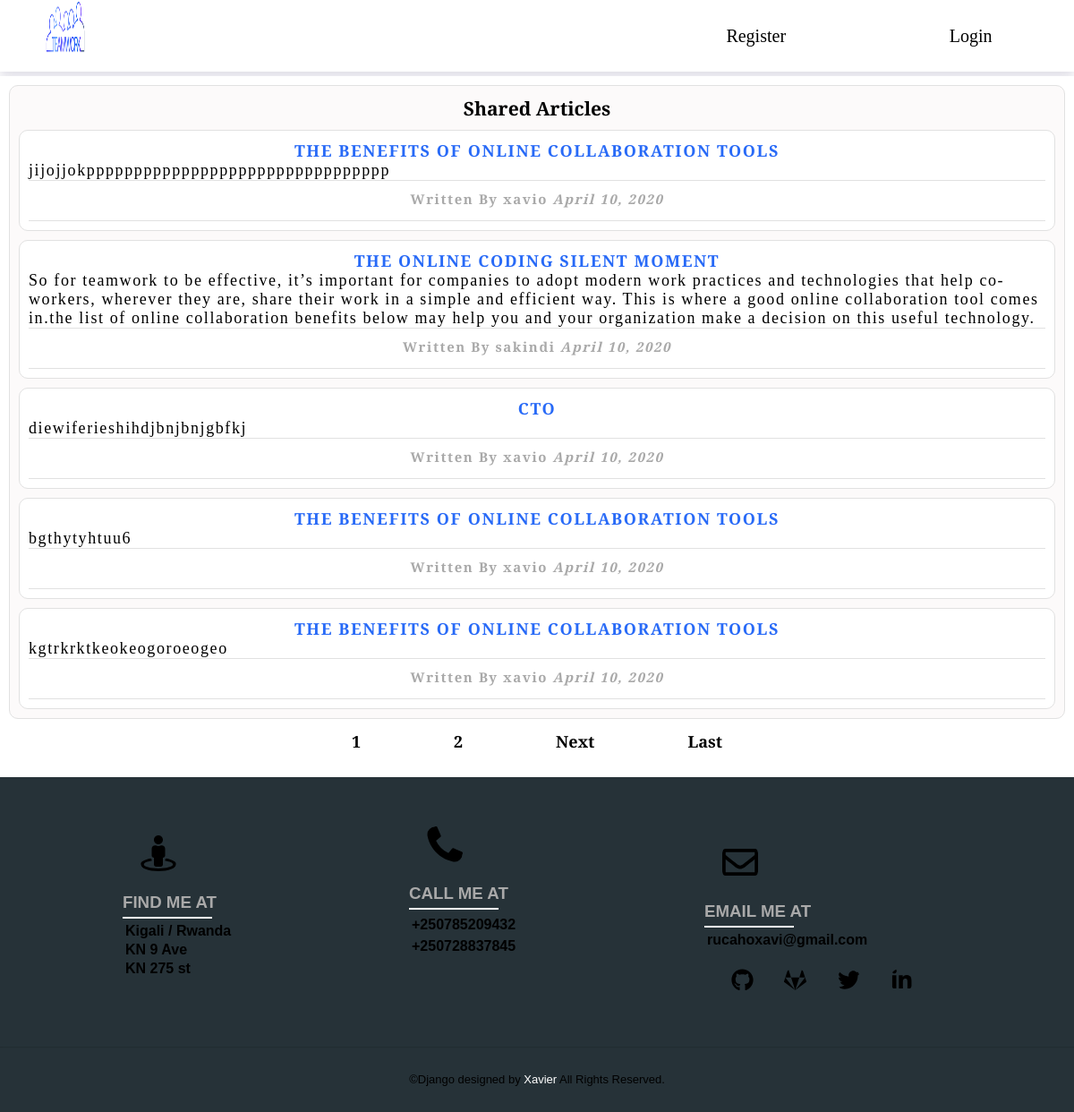
Before: / with the older database file.
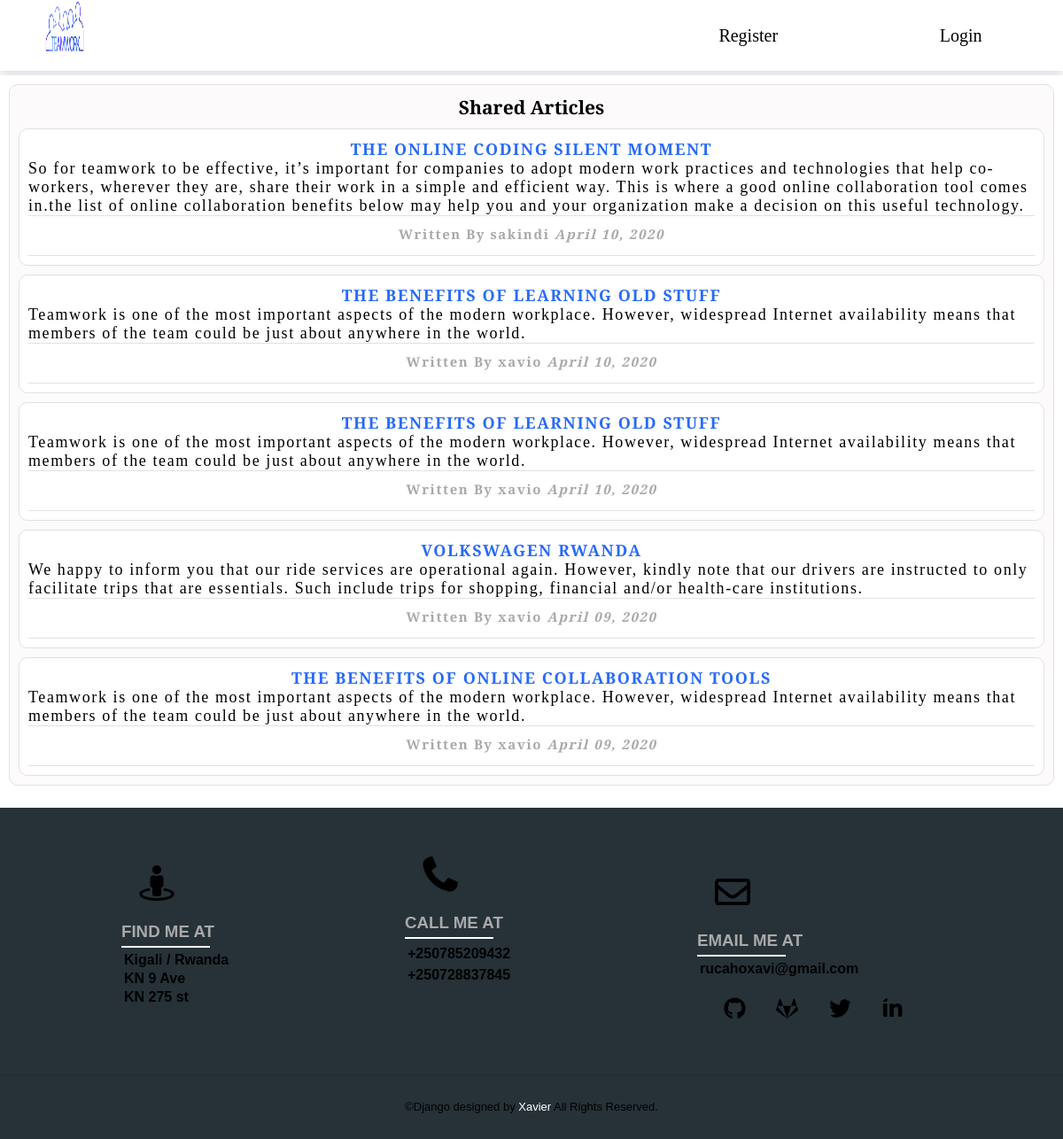
After: the same page with the newer database file.
### workdjango/models.py (models this page shows, shortened)
class Post(models.Model):
    title = models.CharField(max_length=100)
    content = models.TextField()
    date_posted = models.DateTimeField(default=timezone.now)
    author = models.ForeignKey(User, on_delete=models.CASCADE)

### workdjango/views.py (the view)
# urls.py: path('', PostListView.as_view(), name='blog-home'),
class PostListView(ListView):
    model = Post
    template_name = 'workdjango/home.html'
    context_object_name = 'posts'
    ordering = ['-date_posted']
    paginate_by = 5

### workdjango/templates/workdjango/home.html (shortened to what this page needs)
 {% extends "workdjango/base.html" %}
{% block content %}
<div class="shared-article-page">
  <div class="shared-form">
   <h3>Shared Articles</h3>
 {% for post in posts %}
<div class="info-card">
<a href="{% url 'post-detail' post.id %}"><h4>{{ post.title }}</h4></a>
<p> {{ post.content }}</p>
<div class="more">
<h5 class="author">Written By {{ post.author }} <i class="date">{{ post.date_posted|date:"F d, Y" }}</i></h5>
</div>
</div>
{% endfor %}
</div>
<div class="pagination">
  {% if is_paginated %}
  {% for num in page_obj.paginator.page_range %}
    {% if page_obj.number == num %}
      <a href="?page={{ num }}">{{ num }}</a>
    {% elif num > page_obj.number|add:'-3' and num < page_obj.number|add:'3' %}
      <a href="?page={{ num }}">{{ num }}</a>
    {% endif %}
  {% endfor %}
  {% if page_obj.has_next %}
    <a href="?page={{ page_obj.next_page_number }}">Next</a>
    <a href="?page={{ page_obj.paginator.num_pages }}">Last</a>
  {% endif %}
{% endif %}
   </div>
</div>
{% endblock content %}

Changed rows visible on the page:
removed Post: title "THE BENEFITS OF ONLINE COLLABORATION TOOLS", content "jijojjokpppppppppppppppppppppppppppppppp", author "xavio", date_posted "April 10, 2020"
removed Post: title "CTO", content "diewiferieshihdjbnjbnjgbfkj", author "xavio", date_posted "April 10, 2020"
removed Post: title "THE BENEFITS OF ONLINE COLLABORATION TOOLS", content "bgthytyhtuu6", author "xavio", date_posted "April 10, 2020"
removed Post: title "THE BENEFITS OF ONLINE COLLABORATION TOOLS", content "kgtrkrktkeokeogoroeogeo", author "xavio", date_posted "April 10, 2020"
now on this page (row unchanged): Post: title "THE BENEFITS OF LEARNING OLD STUFF", content "Teamwork is one of the most important aspects of the modern workplace. However, widespread Internet availability means that members of the team could be just about anywhere in the world.", author "xavio", date_posted "April 10, 2020"
now on this page (row unchanged): Post: title "THE BENEFITS OF LEARNING OLD STUFF", content "Teamwork is one of the most important aspects of the modern workplace. However, widespread Internet availability means that members of the team could be just about anywhere in the world.", author "xavio", date_posted "April 10, 2020"
now on this page (row edited): Post: title "VOLKSWAGEN RWANDA", content "We happy to inform you that our ride services are operational again. However, kindly note that our drivers are instructed to only facilitate trips that are essentials. Such include trips for shopping, financial and/or health-care institutions.", author "xavio", date_posted "April 09, 2020"
now on this page (row unchanged): Post: title "THE BENEFITS OF ONLINE COLLABORATION TOOLS", content "Teamwork is one of the most important aspects of the modern workplace. However, widespread Internet availability means that members of the team could be just about anywhere in the world.", author "xavio", date_posted "April 09, 2020"
Other visible differences:
list line gone: "1"
list line gone: "2"
text no longer shown: "Next Last"
